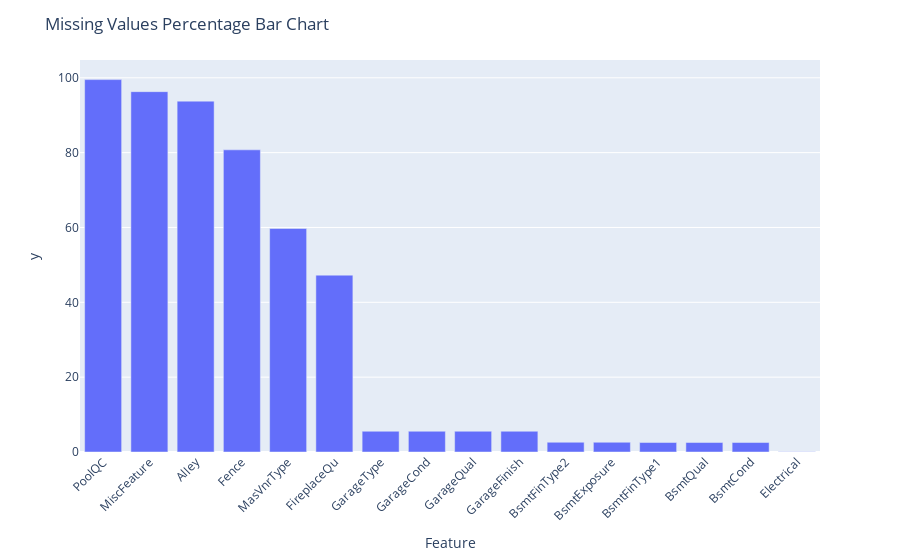

Notebook code cell kept with this figure:
### Code cell
plot_missing_values_percentage(object_df)

### Figure 1 — Plotly figure (JSON) as saved in the notebook; plotly's stock layout.template omitted (floating-point values rounded to 4 significant figures)
{"data": [{"alignmentgroup": "True", "hovertemplate": "Feature=%{x}<br>y=%{y}<extra></extra>", "legendgroup": "", "marker": {"color": "#636efa", "pattern": {"shape": ""}}, "name": "", "offsetgroup": "", "orientation": "v", "showlegend": false, "textposition": "auto", "type": "bar", "x": ["PoolQC", "MiscFeature", "Alley", "Fence", "MasVnrType", "FireplaceQu", "GarageType", "GarageCond", "GarageQual", "GarageFinish", "BsmtFinType2", "BsmtExposure", "BsmtFinType1", "BsmtQual", "BsmtCond", "Electrical"], "xaxis": "x", "y": [99.52, 96.3, 93.77, 80.75, 59.73, 47.26, 5.548, 5.548, 5.548, 5.548, 2.603, 2.603, 2.534, 2.534, 2.534, 0.06849], "yaxis": "y"}], "layout": {"barmode": "relative", "legend": {"tracegroupgap": 0}, "margin": {"t": 60}, "title": {"text": "Missing Values Percentage Bar Chart"}, "xaxis": {"anchor": "y", "domain": [0, 1], "tickangle": -45, "title": {"text": "Feature"}}, "yaxis": {"anchor": "x", "domain": [0, 1], "title": {"text": "y"}}}}
